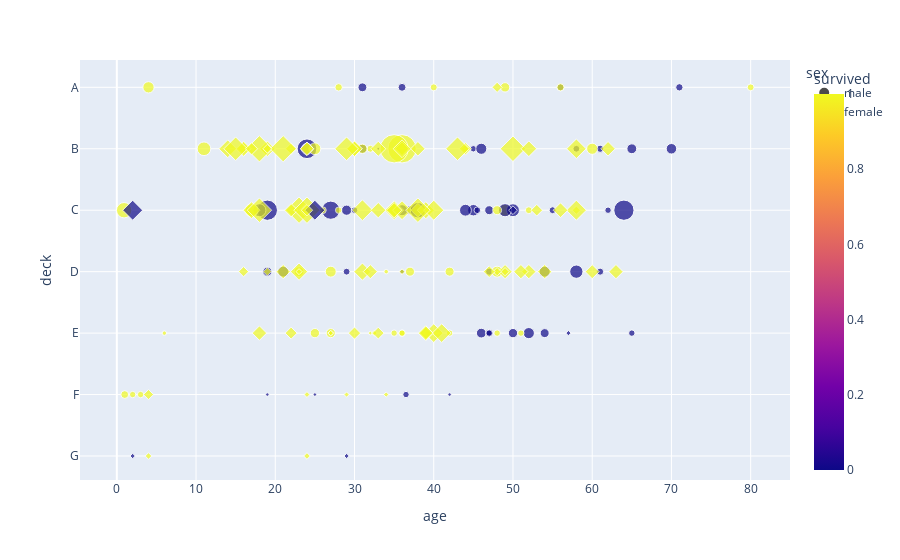

Source (notebook cell):
### Code cell
px.scatter(data_frame=titanic, x="age", y="deck", color="survived", size="fare", symbol="sex", category_orders={"deck":list("ABCDEFG")})

### Figure 1 — Plotly figure (JSON) as saved in the notebook; plotly's stock layout.template omitted (floating-point values rounded to 4 significant figures; data arrays with more than 128 entries replaced by an {"elided": "..."} marker saying what was removed)
{"data": [{"hovertemplate": "sex=male<br>age=%{x}<br>deck=%{y}<br>fare=%{marker.size}<br>survived=%{marker.color}<extra></extra>", "legendgroup": "male", "marker": {"color": {"elided": "577 int values"}, "coloraxis": "coloraxis", "size": {"elided": "577 float values"}, "sizemode": "area", "sizeref": 1.281, "symbol": "circle"}, "mode": "markers", "name": "male", "orientation": "h", "showlegend": true, "type": "scatter", "x": {"elided": "577 float values"}, "xaxis": "x", "y": {"elided": "577 str values"}, "yaxis": "y"}, {"hovertemplate": "sex=female<br>age=%{x}<br>deck=%{y}<br>fare=%{marker.size}<br>survived=%{marker.color}<extra></extra>", "legendgroup": "female", "marker": {"color": {"elided": "314 int values"}, "coloraxis": "coloraxis", "size": {"elided": "314 float values"}, "sizemode": "area", "sizeref": 1.281, "symbol": "diamond"}, "mode": "markers", "name": "female", "orientation": "h", "showlegend": true, "type": "scatter", "x": {"elided": "314 float values"}, "xaxis": "x", "y": {"elided": "314 str values"}, "yaxis": "y"}], "layout": {"autosize": true, "coloraxis": {"colorbar": {"title": {"text": "survived"}}, "colorscale": [[0, "#0d0887"], [0.1111, "#46039f"], [0.2222, "#7201a8"], [0.3333, "#9c179e"], [0.4444, "#bd3786"], [0.5556, "#d8576b"], [0.6667, "#ed7953"], [0.7778, "#fb9f3a"], [0.8889, "#fdca26"], [1, "#f0f921"]]}, "legend": {"itemsizing": "constant", "title": {"text": "sex"}, "tracegroupgap": 0}, "margin": {"t": 60}, "xaxis": {"anchor": "y", "autorange": true, "domain": [0, 1], "range": [-4.238, 84.72], "title": {"text": "age"}, "type": "linear"}, "yaxis": {"anchor": "x", "autorange": true, "categoryarray": ["G", "F", "E", "D", "C", "B", "A"], "categoryorder": "array", "domain": [0, 1], "range": [-0.4452, 6.551], "title": {"text": "deck"}, "type": "category"}}}
